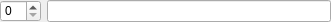
<?xml version="1.0" encoding="UTF-8"?>
<ui version="4.0">
 <class>QtExt::CoordinateIndexEdit</class>
 <widget class="QWidget" name="QtExt::CoordinateIndexEdit">
  <property name="geometry">
   <rect>
	<x>0</x>
	<y>0</y>
	<width>331</width>
	<height>22</height>
   </rect>
  </property>
  <property name="sizePolicy">
   <sizepolicy hsizetype="Expanding" vsizetype="Fixed">
	<horstretch>0</horstretch>
	<verstretch>0</verstretch>
   </sizepolicy>
  </property>
  <property name="windowTitle">
   <string>Form</string>
  </property>
  <layout class="QHBoxLayout" name="horizontalLayout" stretch="0,1">
   <property name="leftMargin">
	<number>0</number>
   </property>
   <property name="topMargin">
	<number>0</number>
   </property>
   <property name="rightMargin">
	<number>0</number>
   </property>
   <property name="bottomMargin">
	<number>0</number>
   </property>
   <item>
	<widget class="QSpinBox" name="spinBox">
	 <property name="minimumSize">
	  <size>
	   <width>0</width>
	   <height>22</height>
	  </size>
	 </property>
	 <property name="maximumSize">
	  <size>
	   <width>16777215</width>
	   <height>22</height>
	  </size>
	 </property>
	</widget>
   </item>
   <item>
	<widget class="QtExt::ValidatingLineEdit" name="lineEdit"/>
   </item>
  </layout>
 </widget>
 <customwidgets>
  <customwidget>
   <class>QtExt::ValidatingLineEdit</class>
   <extends>QLineEdit</extends>
   <header>QtExt_ValidatingLineEdit.h</header>
  </customwidget>
 </customwidgets>
 <resources/>
 <connections/>
</ui>
